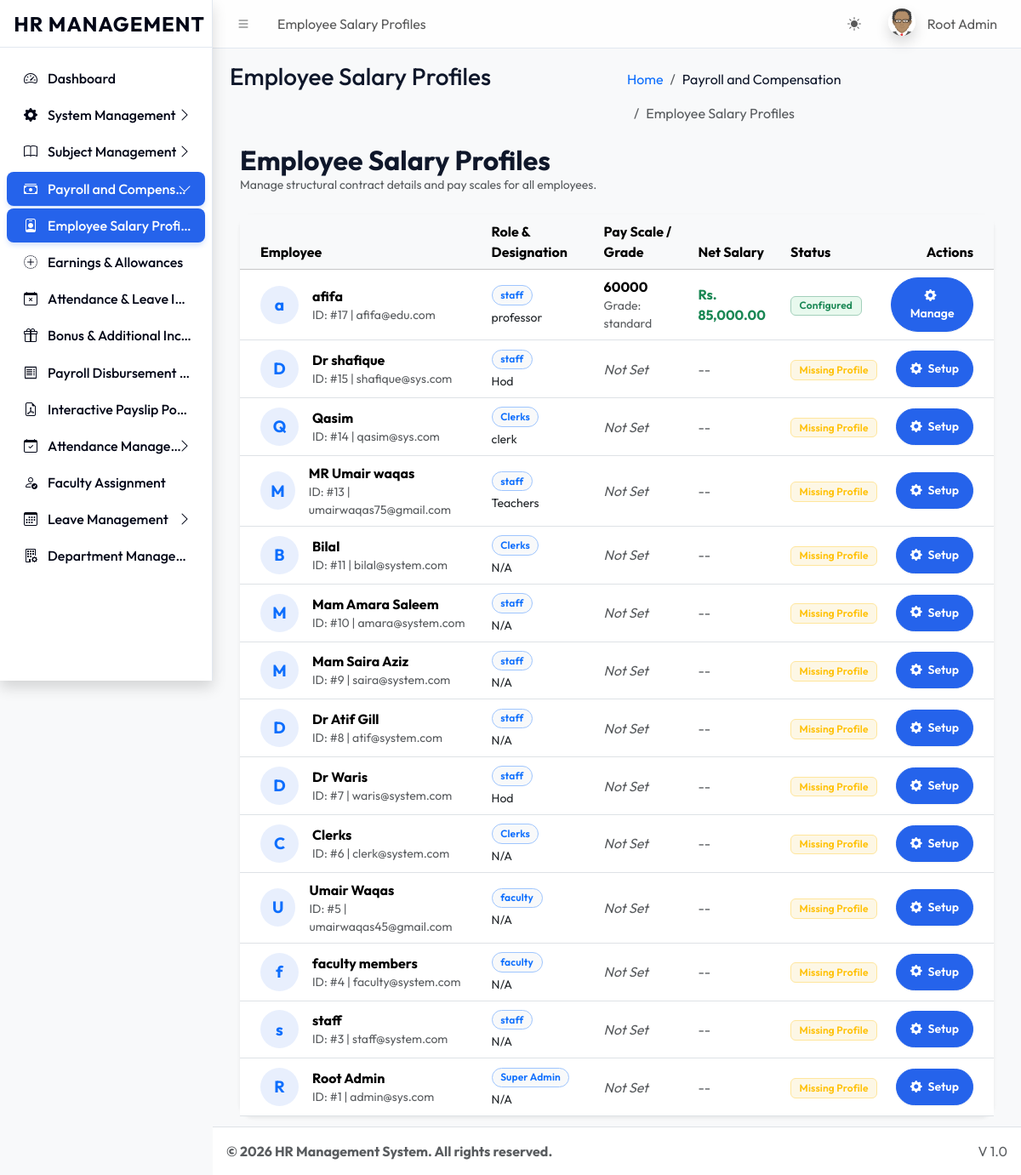
/dashboards/super_admin/salary_profiles.php (signed in), run on the app's committed database.
### tables this page shows
CREATE TABLE `sys_pages` (
  `id` int(11) NOT NULL,
  `parent_id` int(11) DEFAULT 0,
  `page_name` varchar(100) NOT NULL,
  `page_url` varchar(255) DEFAULT '#',
  `icon_class` varchar(50) DEFAULT 'bi bi-circle',
  `sort_order` int(11) DEFAULT 0
);

CREATE TABLE `users` (
  `id` int(11) NOT NULL,
  `name` varchar(100) NOT NULL,
  `email` varchar(100) NOT NULL,
  `password` varchar(255) NOT NULL,
  `role` varchar(50) NOT NULL,
  `identity_no` varchar(50) DEFAULT NULL,
  `registration_no` varchar(50) DEFAULT NULL,
  `is_active` tinyint(1) DEFAULT 1,
  `department_id` int(11) DEFAULT NULL,
  `biometric_id` varchar(100) DEFAULT NULL
);

CREATE TABLE `sys_roles` (
  `id` int(11) NOT NULL,
  `role_name` varchar(50) NOT NULL,
  `role_key` varchar(50) NOT NULL,
  `is_system_role` tinyint(1) DEFAULT 0 COMMENT '1=Cannot Delete',
  `is_suspended` tinyint(1) DEFAULT 0
);

CREATE TABLE `user_profiles` (
  `user_id` int(11) NOT NULL,
  `designation` varchar(150) DEFAULT NULL,
  `department_id` int(11) DEFAULT NULL,
  `joining_date` date DEFAULT NULL,
  `tenure_status` enum('Tenured','Non-Tenured','Not Applicable') DEFAULT 'Not Applicable',
  `confirmation_status` enum('Confirmed','Probation') DEFAULT 'Probation',
  `last_promotion_date` date DEFAULT NULL
);

CREATE TABLE `employee_salary_profiles` (
  `id` int(11) NOT NULL,
  `user_id` int(11) NOT NULL,
  `basic_pay_scale` varchar(50) DEFAULT NULL,
  `grade_level` varchar(50) DEFAULT NULL,
  `basic_salary` decimal(15,2) DEFAULT 0.00,
  `allowances` decimal(15,2) DEFAULT 0.00,
  `deductions` decimal(15,2) DEFAULT 0.00,
  `net_salary` decimal(15,2) DEFAULT 0.00,
  `created_at` timestamp NOT NULL DEFAULT current_timestamp(),
  `updated_at` timestamp NOT NULL DEFAULT current_timestamp() ON UPDATE current_timestamp()
);

### dashboards/super_admin/salary_profiles.php (the view, shortened to what this page needs)
<?php
require_once '../../core/db.php';
require_once '../../includes/header.php';
$query = "SELECT u.id, u.name, u.email, u.role, r.role_name, p.designation, s.id as profile_id, s.basic_pay_scale, s.grade_level, s.basic_salary, s.allowances, s.deductions, s.net_salary
          FROM users u
          JOIN sys_roles r ON u.role = r.role_key
          LEFT JOIN user_profiles p ON u.id = p.user_id
          LEFT JOIN employee_salary_profiles s ON u.id = s.user_id
          ORDER BY u.id DESC";
$usersList = $pdo->query($query)->fetchAll();
?>
<div class="container-fluid">
    <div class="d-flex justify-content-between align-items-center mb-4">
        <div>
            <h2 class="fw-bold mb-0">Employee Salary Profiles</h2>
            <p class="text-muted small mb-0">Manage structural contract details and pay scales for all employees.</p>
        </div>
    </div>
    <div class="card border-0 shadow-sm">
        <div class="card-body p-0">
            <div class="table-responsive">
                <table class="table table-hover align-middle mb-0">
                    <thead class="table-light">
                        <tr>
                            <th class="ps-4">Employee</th>
                            <th>Role & Designation</th>
                            <th>Pay Scale / Grade</th>
                            <th>Net Salary</th>
                            <th>Status</th>
                            <th class="text-end pe-4">Actions</th>
                        </tr>
                    </thead>
                    <tbody>
                        <?php foreach($usersList as $u): ?>
                        <tr>
                            <td class="ps-4">
                                <div class="d-flex align-items-center">
                                    <div class="avatar-circle me-3 bg-primary-subtle text-primary fw-bold">
                                        <?= substr($u['name'], 0, 1) ?>
                                    </div>
                                    <div>
                                        <div class="fw-bold"><?= htmlspecialchars($u['name']) ?></div>
                                        <div class="text-muted small">ID: #<?= $u['id'] ?> | <?= htmlspecialchars($u['email']) ?></div>
                                    </div>
                                </div>
                            </td>
                            <td>
                                <span class="badge bg-light text-primary border border-primary-subtle rounded-pill mb-1"><?= htmlspecialchars($u['role_name']) ?></span>
                                <div class="small text-dark"><?= htmlspecialchars($u['designation'] ?: 'N/A') ?></div>
                            </td>
                            <td>
                                <?php if($u['profile_id']): ?>
                                    <div class="fw-bold"><?= htmlspecialchars($u['basic_pay_scale']) ?></div>
                                    <div class="small text-muted">Grade: <?= htmlspecialchars($u['grade_level']) ?></div>
                                <?php else: ?>
                                    <span class="text-muted fst-italic">Not Set</span>
                                <?php endif; ?>
                            </td>
                            <td>
                                <?php if($u['profile_id']): ?>
                                    <div class="fw-bold text-success">Rs. <?= number_format($u['net_salary'], 2) ?></div>
                                <?php else: ?>
                                    <span class="text-muted">--</span>
                                <?php endif; ?>
                            </td>
                            <td>
                                <?php if($u['profile_id']): ?>
                                    <span class="badge bg-success-subtle text-success border border-success-subtle">Configured</span>
                                <?php else: ?>
                                    <span class="badge bg-warning-subtle text-warning border border-warning-subtle">Missing Profile</span>
                                <?php endif; ?>
                            </td>
                            <td class="text-end pe-4">
                                <button class="btn btn-sm btn-primary rounded-pill px-3" onclick='editSalary(<?= json_encode($u) ?>)'>
                                    <i class="bi bi-gear-fill me-1"></i> <?= $u['profile_id'] ? 'Manage' : 'Setup' ?>
                                </button>
                            </td>
                        </tr>
                        <?php endforeach; ?>
                    </tbody>
                </table>
            </div>
        </div>
    </div>
</div>
<?php require_once '../../includes/footer.php'; ?>

### includes/header.php (shortened to what this page needs)
<?php
require_once __DIR__ . '/../core/session.php';
$current_url = substr($_SERVER['SCRIPT_NAME'], strlen('/universal/'));
$pageStmt = $pdo->prepare("SELECT * FROM sys_pages WHERE page_url LIKE ? LIMIT 1");
$pageStmt->execute(["%$current_url%"]);
$currentPageData = $pageStmt->fetch();
$pageTitle = $currentPageData['page_name'] ?? 'Dashboard';
$pageId = $currentPageData['id'] ?? 0;
$breadcrumbs = [];
if ($currentPageData) {
    $crumbId = $currentPageData['id'];
    while($crumbId != 0) {
        $crumbStmt = $pdo->prepare("SELECT id, parent_id, page_name, page_url FROM sys_pages WHERE id = ?");
        $crumbStmt->execute([$crumbId]);
        $crumb = $crumbStmt->fetch();
        array_unshift($breadcrumbs, $crumb);
        $crumbId = $crumb['parent_id'];
    }
}
?>
<!DOCTYPE html>
<html lang="en"> <head>
    <link rel="stylesheet" href="<?= BASE_URL ?>assets/css/bootstrap.min.css" />
    <link rel="stylesheet" href="<?= BASE_URL ?>assets/css/bootstrap-icons.css" />
    <link rel="stylesheet" href="<?= BASE_URL ?>assets/css/adminlte.min.css" />
    <link rel="stylesheet" href="<?= BASE_URL ?>assets/css/custom_theme.css" />
</head>
<body class="layout-fixed sidebar-expand-lg bg-body-tertiary">
<div class="app-wrapper">
    <nav class="app-header navbar navbar-expand bg-body">
        <div class="container-fluid">
            <ul class="navbar-nav">
                <li class="nav-item"> <a class="nav-link" data-lte-toggle="sidebar" href="#" role="button"><i class="bi bi-list"></i></a> </li>
                <li class="nav-item d-none d-md-block"> <a href="#" class="nav-link"><?= $pageTitle ?></a> </li>
            </ul>
            <ul class="navbar-nav ms-auto">
                 <li class="nav-item">
                    <button class="btn btn-link nav-link" id="theme-toggle" type="button">
                        <i class="bi bi-sun-fill" id="theme-icon"></i>
                    </button>
                </li>
                <li class="nav-item dropdown user-menu">
                    <a href="#" class="nav-link dropdown-toggle" data-bs-toggle="dropdown">
                        <img src="<?= !empty($_SESSION['avatar']) ? $_SESSION['avatar'] : BASE_URL.'assets/img/avatar.png' ?>" class="user-image rounded-circle shadow" alt="User Image">
                        <span class="d-none d-md-inline ms-1"><?= htmlspecialchars($_SESSION['name']) ?></span>
                    </a>
                </li>
            </ul>
        </div>
    </nav>
    <?php include 'sidebar.php'; ?>
    <main class="app-main">
        <div class="app-content-header">
            <div class="container-fluid">
                <div class="row">
                    <div class="col-sm-6"><h3 class="mb-0"><?= $pageTitle ?></h3></div>
                    <div class="col-sm-6">
                        <ol class="breadcrumb float-sm-end">
                            <li class="breadcrumb-item"><a href="<?= BASE_URL ?>">Home</a></li>
                            <?php foreach($breadcrumbs as $b): ?>
                                <li class="breadcrumb-item <?= ($b['id'] == $pageId) ? 'active' : '' ?>">
                                    <?= htmlspecialchars($b['page_name']) ?>
                                </li>
                            <?php endforeach; ?>
                        </ol>
                    </div>
                </div>
            </div>
        </div>
        <div class="app-content">
            <div class="container-fluid">

### includes/sidebar.php
<aside class="app-sidebar shadow">
    <div class="sidebar-brand text-center py-4">
        <a href="<?= BASE_URL ?>index.php" class="brand-link text-decoration-none">
            <span class="brand-text fw-bold fs-4 text-primary" style="letter-spacing: 1px;">HR MANAGEMENT</span>
        </a>
    </div>
    <div class="sidebar-wrapper">
        <nav class="mt-2">
            <ul class="nav sidebar-menu flex-column" data-lte-toggle="treeview" role="menu" data-accordion="false">
                <?php
                function renderMenu($pdo, $parentId = 0, $userRole, $currentPath)
                {
                    $sql = "
                        SELECT p.* FROM sys_pages p
                        JOIN role_access ra ON p.id = ra.page_id
                        WHERE p.parent_id = ? AND ra.role_key = ?
                        ORDER BY p.sort_order ASC
                    ";
                    $stmt = $pdo->prepare($sql);
                    $stmt->execute([$parentId, $userRole]);
                    $items = $stmt->fetchAll();
                    foreach ($items as $item) {
                        $itemUrl = str_replace('\\', '/', $item['page_url']);
                        $childSql = "
                            SELECT p.* FROM sys_pages p
                            JOIN role_access ra ON p.id = ra.page_id
                            WHERE p.parent_id = ? AND ra.role_key = ?
                            ORDER BY p.sort_order ASC
                        ";
                        $childStmt = $pdo->prepare($childSql);
                        $childStmt->execute([$item['id'], $userRole]);
                        $children = $childStmt->fetchAll();
                        $hasChildren = count($children) > 0;
                        $isActive = ($currentPath === $itemUrl && $itemUrl !== '#');
                        $isExpanded = false;
                        if ($hasChildren) {
                            foreach ($children as $child) {
                                if ($currentPath === str_replace('\\', '/', $child['page_url'])) {
                                    $isExpanded = true;
                                    break;
                                }
                            }
                        }
                        $itemClass = "nav-item";
                        if ($hasChildren && $isExpanded) $itemClass .= " menu-open";
                        $linkClass = "nav-link";
                        if ($isActive || ($hasChildren && $isExpanded)) $linkClass .= " active";
                        echo '<li class="' . $itemClass . '">';
                        echo '<a href="' . ($hasChildren ? '#' : BASE_URL . $itemUrl) . '" class="' . $linkClass . '">';
                        echo '<i class="nav-icon ' . ($item['icon_class'] ?: 'bi bi-circle') . '"></i>';
                        echo '<p>' . htmlspecialchars($item['page_name']);
                        if ($hasChildren) {
                            echo '<i class="nav-arrow bi bi-chevron-right"></i>';
                        }
                        echo '</p></a>';
                        if ($hasChildren) {
                            echo '<ul class="nav nav-treeview">';
                            foreach ($children as $child) {
                                $childUrl = str_replace('\\', '/', $child['page_url']);
                                $isChildActive = ($currentPath === $childUrl);
                                echo '<li class="nav-item">';
                                echo '<a href="' . BASE_URL . $childUrl . '" class="nav-link ' . ($isChildActive ? 'active' : '') . '">';
                                echo '<i class="nav-icon ' . ($child['icon_class'] ?: 'bi bi-circle') . '"></i>';
                                echo '<p>' . htmlspecialchars($child['page_name']) . '</p>';
                                echo '</a></li>';
                            }
                            echo '</ul>';
                        }
                        echo '</li>';
                    }
                }
                $currentPath = str_replace('\\', '/', substr($_SERVER['SCRIPT_NAME'], strlen('/universal/')));
                renderMenu($pdo, 0, $_SESSION['role'], $currentPath);
                ?>
            </ul>
        </nav>
    </div>
</aside>

### assets/css/custom_theme.css (style rules this page uses)
:root { --primary-cobalt: #2563eb; --primary-cobalt-dark: #1d4ed8; --slate-50: #f8fafc; --slate-100: #f1f5f9; --slate-200: #e2e8f0; --slate-500: #64748b; --slate-800: #1e293b; --slate-900: #0f172a; --slate-950: #020617; }
body { font-family: var(--theme-font, 'Outfit', sans-serif); background-color: var(--slate-50); color: var(--slate-900); -webkit-font-smoothing: antialiased; }
.app-sidebar { background-color: var(--theme-sidebar-bg, #ffffff) !important; background-image: none !important; border-right: 1px solid var(--theme-card-border, #e2e8f0) !important; }
.sidebar-brand { border-bottom: 1px solid var(--theme-card-border, #e2e8f0) !important; }
.app-sidebar .brand-text, .app-sidebar .nav-link, .app-sidebar .nav-icon, .app-sidebar .nav-arrow { color: var(--theme-sidebar-accent, #020617) !important; font-weight: 500; }
.sidebar-menu .nav-link.active { background-color: var(--theme-primary-color, #2563eb) !important; color: #ffffff !important; box-shadow: 0 4px 6px -1px rgba(37, 99, 235, 0.2); border-radius: 0.5rem; }
.sidebar-menu .nav-link.active .nav-icon, .sidebar-menu .nav-link.active .nav-arrow { color: #ffffff !important; }
.app-header { background-color: var(--theme-navbar-bg, #ffffff) !important; border-bottom: 1px solid var(--theme-card-border, #e2e8f0) !important; backdrop-filter: blur(8px); background-color: rgba(255, 255, 255, 0.8) !important; }
.card { border: 1px solid var(--theme-card-border, #e2e8f0); border-radius: 1rem; box-shadow: 0 1px 3px 0 rgba(0, 0, 0, 0.05); background-color: #ffffff; }
.btn-primary { background-color: var(--theme-primary-color, #2563eb); border-color: var(--theme-primary-color, #2563eb); padding: 0.625rem 1.25rem; font-weight: 600; border-radius: 0.75rem; box-shadow: 0 1px 2px 0 rgba(0, 0, 0, 0.05); }
.badge { padding: 0.4em 0.8em; font-weight: 600; letter-spacing: 0.01em; }

### dashboards/super_admin/salary_profiles.php (style rules this page uses)
.avatar-circle { width: 45px; height: 45px; border-radius: 50%; display: flex; align-items: center; justify-content: center; font-size: 1.2rem; }
.bg-primary-subtle { background-color: rgba(37, 99, 235, 0.1) !important; }
.bg-success-subtle { background-color: rgba(34, 197, 94, 0.1) !important; }
.bg-warning-subtle { background-color: rgba(234, 179, 8, 0.1) !important; }

### data on the page
sys_pages: page_name "Employee Salary Profiles", page_name "Employee Salary Profi…"
sys_pages: page_name "Dashboard"
sys_pages: page_name "System Management"
sys_pages: page_name "Subject Management"
sys_pages: page_name "Payroll and Compens…", page_name "Payroll and Compensation"
sys_pages: page_name "Earnings & Allowances"
sys_pages: page_name "Attendance & Leave I…"
sys_pages: page_name "Bonus & Additional Inc…"
sys_pages: page_name "Payroll Disbursement…"
sys_pages: page_name "Interactive Payslip Po…"
sys_pages: page_name "Attendance Manage…"
sys_pages: page_name "Faculty Assignment"
sys_pages: page_name "Leave Management"
sys_pages: page_name "Department Manage…"
users: name "a", name "afifa", id "17", email "afifa@edu.com", sys_roles.role_name "staff", user_profiles.designation "professor", employee_salary_profiles.basic_pay_scale "60000", employee_salary_profiles.grade_level "standard", employee_salary_profiles.net_salary "85,000.00", shows "Configured", shows "Manage"
users: name "D", name "Dr shafique", id "15", email "shafique@sys.com", sys_roles.role_name "staff", user_profiles.designation "Hod", shows "Not Set", shows "Missing Profile", shows "Setup"
users: name "Q", name "Qasim", id "14", email "qasim@sys.com", sys_roles.role_name "Clerks", user_profiles.designation "clerk", shows "Not Set", shows "Missing Profile", shows "Setup"
users: name "M", name "MR Umair waqas", id "13", email "umairwaqas75@gmail.com", sys_roles.role_name "staff", user_profiles.designation "Teachers", shows "Not Set", shows "Missing Profile", shows "Setup"
users: name "B", name "Bilal", id "11", email "bilal@system.com", sys_roles.role_name "Clerks", designation "N/A", shows "Not Set", shows "Missing Profile", shows "Setup"
users: name "M", name "Mam Amara Saleem", id "10", email "amara@system.com", sys_roles.role_name "staff", user_profiles.designation "N/A", shows "Not Set", shows "Missing Profile", shows "Setup"
users: name "M", name "Mam Saira Aziz", id "9", email "saira@system.com", sys_roles.role_name "staff", user_profiles.designation "N/A", shows "Not Set", shows "Missing Profile", shows "Setup"
users: name "D", name "Dr Atif Gill", id "8", email "atif@system.com", sys_roles.role_name "staff", user_profiles.designation "N/A", shows "Not Set", shows "Missing Profile", shows "Setup"
users: name "D", name "Dr Waris", id "7", email "waris@system.com", sys_roles.role_name "staff", user_profiles.designation "Hod", shows "Not Set", shows "Missing Profile", shows "Setup"
users: name "C", name "Clerks", id "6", email "clerk@system.com", sys_roles.role_name "Clerks", designation "N/A", shows "Not Set", shows "Missing Profile", shows "Setup"
users: name "U", name "Umair Waqas", id "5", email "umairwaqas45@gmail.com", sys_roles.role_name "faculty", user_profiles.designation "N/A", shows "Not Set", shows "Missing Profile", shows "Setup"
users: name "f", name "faculty members", id "4", email "faculty@system.com", sys_roles.role_name "faculty", user_profiles.designation "N/A", shows "Not Set", shows "Missing Profile", shows "Setup"
users: name "s", name "staff", id "3", email "staff@system.com", sys_roles.role_name "staff", designation "N/A", shows "Not Set", shows "Missing Profile", shows "Setup"
users: name "R", name "Root Admin", id "1", email "admin@sys.com", sys_roles.role_name "Super Admin", designation "N/A", shows "Not Set", shows "Missing Profile", shows "Setup"

### other printed values
$_SESSION['name'] "Root Admin"
$settings['footer_text'] "© 2026 HR Management System. All rights reserved."
